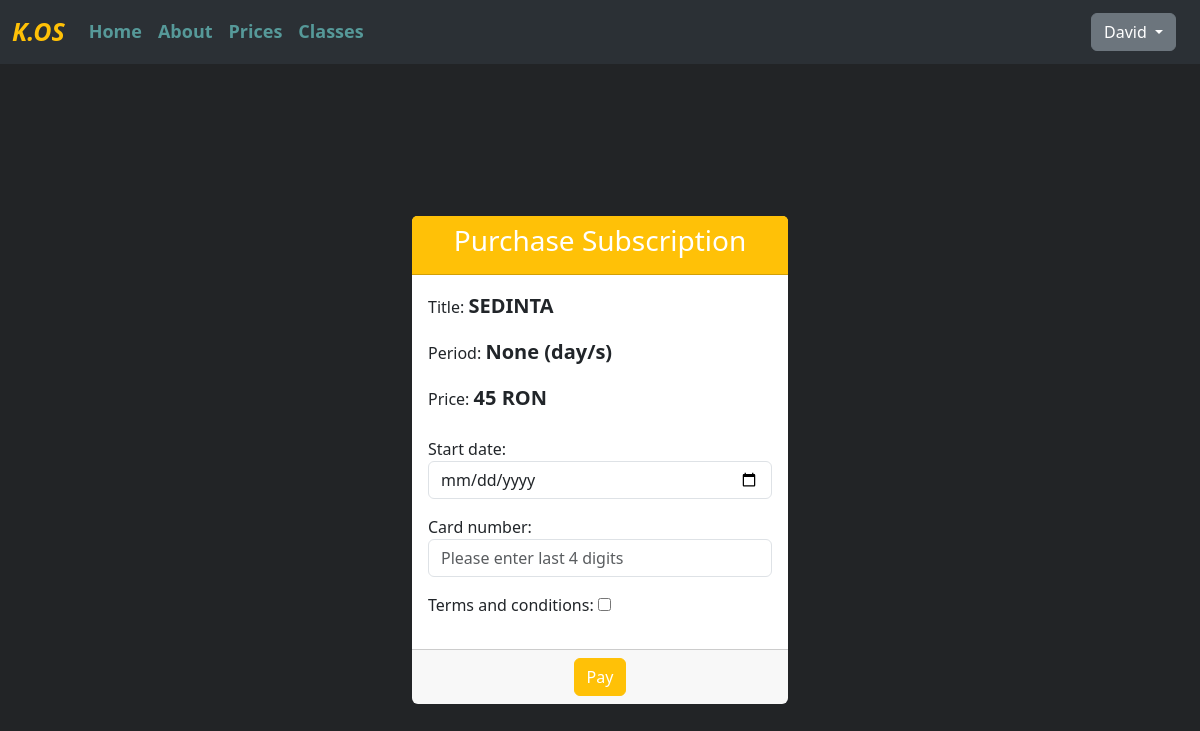
The app's page /user_subscription/1/ (signed in), older data.
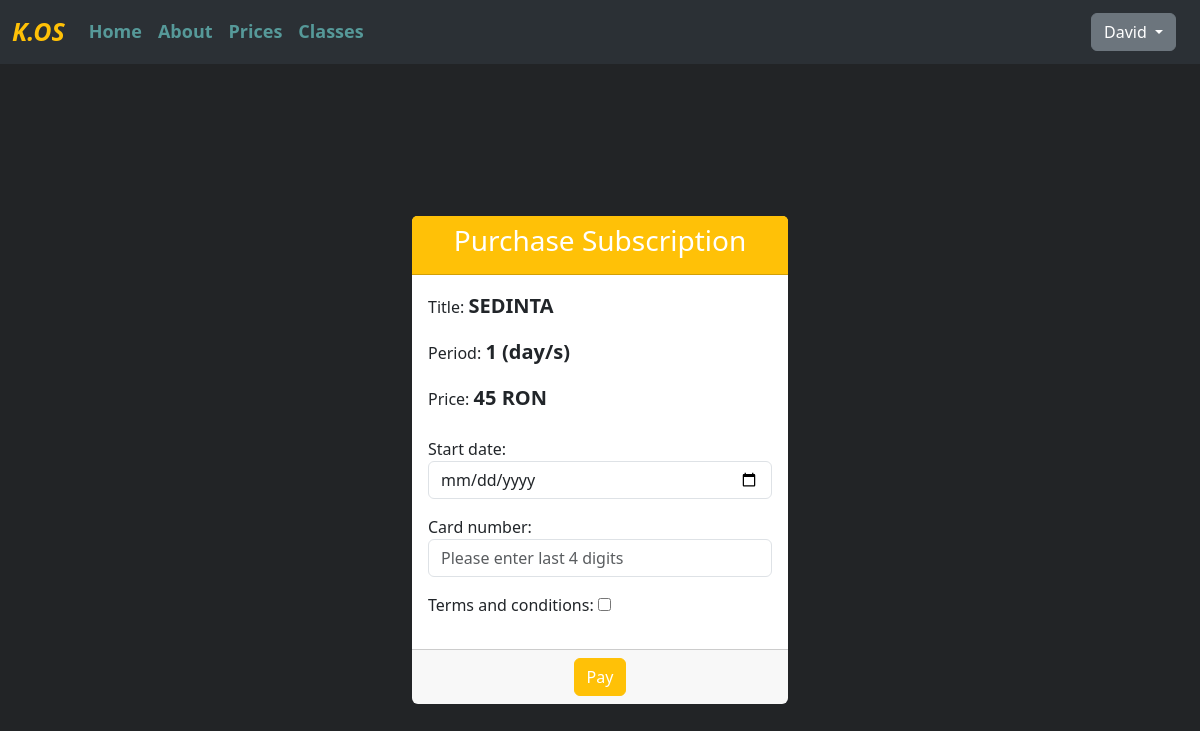
The same page, newer data.
### prices/models.py (models this page shows, shortened)
class Card(models.Model):
    title = models.CharField(max_length=50)
    title_detail = models.CharField(max_length=50)
    price = models.IntegerField()
    display_price = models.IntegerField(null=True)
    price_detail = models.CharField(max_length=50)
    period = models.IntegerField()
    benefit_1 = models.CharField(max_length=50, blank=True)
    benefit_2 = models.CharField(max_length=50, blank=True)
    benefit_3 = models.CharField(max_length=50, blank=True)
    benefit_4 = models.CharField(max_length=50, blank=True)
    benefit_5 = models.CharField(max_length=50, blank=True)
    benefit_6 = models.CharField(max_length=50, blank=True)
    created_at = models.DateTimeField(auto_now_add=True)
    updated_at = models.DateTimeField(auto_now=True)

### userextend/views.py (the view, shortened to what this page needs)
# urls.py: path('user_subscription/<int:card_id>/', views.UserSubscriptionCreateView.as_view(), name='user-subscription'),
class UserSubscriptionCreateView(LoginRequiredMixin, CreateView):
    template_name = 'userextend/create_user_subscription.html'
    model = UserSubscription
    form_class = UserSubscriptionForm
    def get_queryset(self):
        return UserSubscription.objects.filter(user_id=self.request.user.id).order_by('-end_date')[:2]
    def get_context_data(self, **kwargs):
        context = super().get_context_data(**kwargs)
        card_id = self.kwargs['card_id']
        card = Card.objects.get(pk=card_id)
        context['card_title'] = card.title
        context['card_price'] = card.price
        context['card_period'] = card.period
        last_subscriptions = self.get_queryset()
        if len(last_subscriptions) == 2:
            if last_subscriptions[1].end_date >= datetime.date.today():
                two_active_subscriptions = True
            else:
                two_active_subscriptions = False
        elif len(last_subscriptions) == 1:
            two_active_subscriptions = False
        else:
            two_active_subscriptions = False
        context['two_active_subscriptions'] = two_active_subscriptions
        return context

### userextend/forms.py (shortened to what this page needs)
class UserSubscriptionForm(forms.ModelForm):
    class Meta:
        model = UserSubscription
        fields = ['start_date', 'card_number', 'terms_and_conditions']
        widgets = {
            'start_date': DateInput(attrs={'class': 'form-control', 'type': 'date'}),
            'card_number': TextInput(attrs={'class': 'form-control', 'placeholder': 'Please enter last 4 digits'}),
        }

### templates/userextend/create_user_subscription.html (shortened to what this page needs)
{% extends 'basegym.html' %}
{% block content %}
    <div class="container-fluid">
        <div class="form_member">
            <div class="row">
                <div class="col-md-4 offset-md-4">
                    <br><br><br><br><br><br><br><br><br>
                    <div class="card" style="border: 0;">
                        <div class="card-header" style="background-color: #ffc107; color: white">
                            <h3 class="text-center">Purchase Subscription</h3>
                        </div>
                        {% if two_active_subscriptions %}
                            <div class="active_subscriptions">
                                <h5 class="fs-3">You already have 2 active subscriptions</h5>
                                <h5>Please check your Profile</h5>
                            </div>
                            <div class="card-footer text-center">
                                <a href="{% url 'profile' %}" class="btn btn-warning" style="color: white">Profile</a>
                            </div>
                        {% else %}
                            <form method="post" enctype="multipart/form-data">
                                <div class="ms-3 mt-3">
                                    <label class="form-label ">Title: <span class="fw-bold fs-5">{{ card_title }}</span></label>
                                </div>
                                <div class="ms-3 mt-2">
                                    <label class="form-label ">Period: <span class="fw-bold fs-5">{{ card_period }} (day/s)</span></label>
                                </div>
                                <div class="ms-3 mt-2">
                                    <label class="form-label ">Price: <span
                                            class="fw-bold fs-5">{{ card_price }} RON</span></label>
                                </div>
                                <div class="card-body">
                                    {{ form.as_p }}
                                </div>
                                <div class="card-footer text-center">
                                    <button type="submit" class="btn btn-warning" style="color: white">Pay</button>
                                </div>
                            </form>
                        {% endif %}
                    </div>
                </div>
            </div>
        </div>
    </div>
{% endblock %}

Row changes from the older to the newer data that the page shows:
changed Card "SEDINTA": price "45" → (not shown)
Text that changed along with them:
{{ card_period }}: "None" → "1"
{{ card_price }}: (not shown) → "45"
